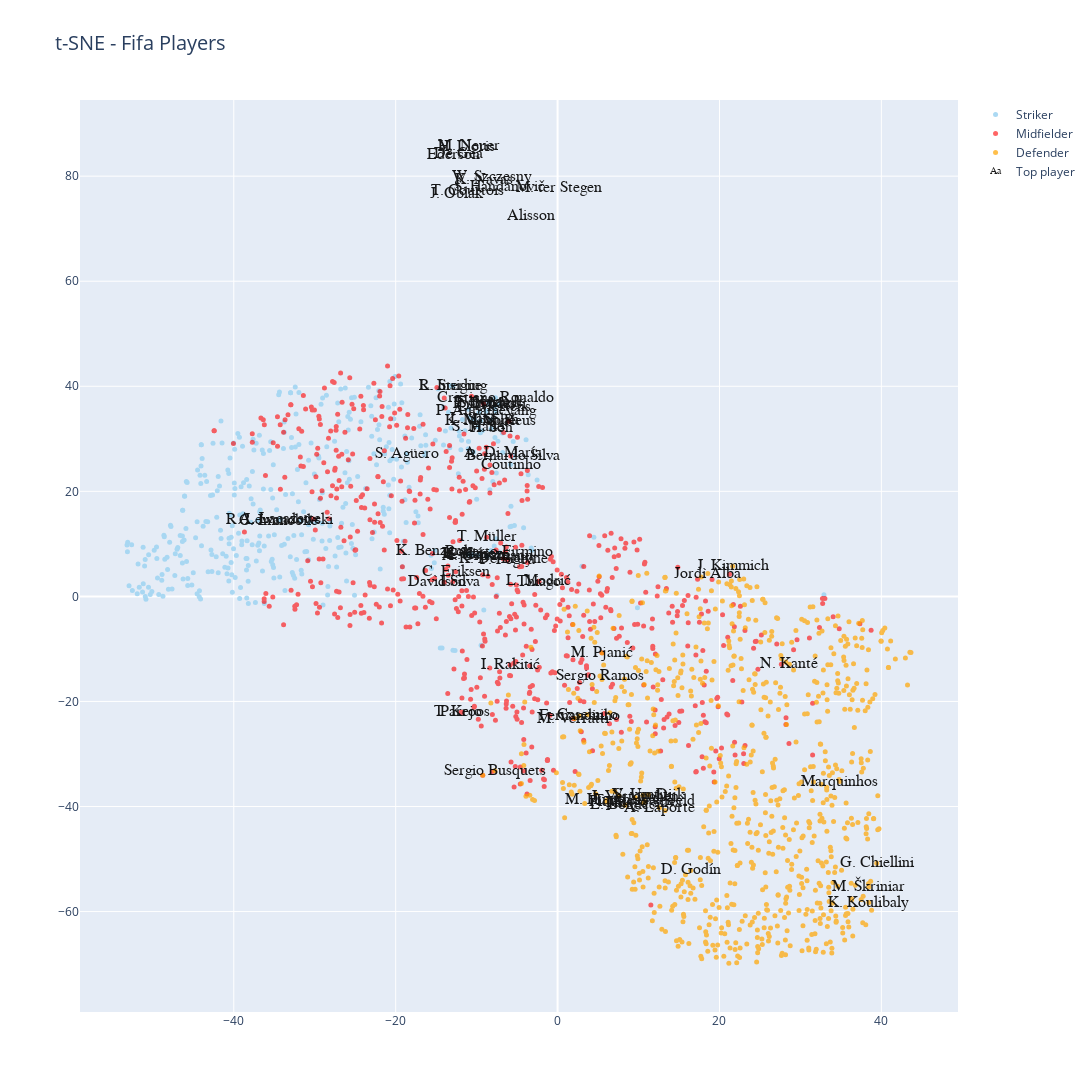

The notebook cell this image was saved under:
### Code cell
bool_striker= df_sne["Position2"] == 'Forward'
bool_midfielder= df_sne["Position2"] == 'Midfielder'
bool_defender= df_sne["Position2"] == 'Defender'
bool_gk= df_sne["Position2"] == 'GK'

bool_crack=df_sne["overall"] > 85

palette=['navy','red','#A2D5F2','orange','green','pink']  
data=[]

striker =go.Scatter(x=X_tsne[bool_striker,0], y=X_tsne[bool_striker,1],name='Striker',
                      text=df_sne.loc[bool_striker,'short_name'],
                      opacity=0.9,marker=dict(color=palette[2],size=5),mode='markers')

midfielder =go.Scatter(x=X_tsne[bool_midfielder,0], y=X_tsne[bool_midfielder,1],name='Midfielder',
                      text=df_sne.loc[bool_midfielder,'short_name'],
                      opacity=0.6,marker=dict(color=palette[1],size=5),mode='markers')

defender =go.Scatter(x=X_tsne[bool_defender,0], y=X_tsne[bool_defender,1],name='Defender',
                      text=df_sne.loc[bool_defender,'short_name'],
                      opacity=0.7,marker=dict(color=palette[3],size=5),mode='markers')

gk =go.Scatter(x=X_tsne[bool_gk,0], y=X_tsne[bool_gk,1],name='GK',
                      text=df_sne.loc[bool_gk,'short_name'],
                      opacity=0.4,marker=dict(color=palette[4],size=5),mode='markers')

crack =go.Scatter(x=X_tsne[bool_crack,0], y=X_tsne[bool_crack,1],name='Top player',
                      text=df_sne.loc[bool_crack,'short_name'],textfont=dict(family='sans serif',color='black',size=16),
                      opacity=0.9,mode='text')

data=[striker,midfielder,defender,gk,crack]

layout = go.Layout(title="t-SNE - Fifa Players",titlefont=dict(size=20),
                autosize=False, width=1150,height=1150)

fig = go.Figure(data=data, layout=layout)

iplot(fig)
#plot(fig)

### Figure 1 — Plotly figure (JSON) as saved in the notebook; plotly's stock layout.template omitted (floating-point values rounded to 4 significant figures; data arrays with more than 128 entries replaced by an {"elided": "..."} marker saying what was removed)
{"data": [{"marker": {"color": "#A2D5F2", "size": 5}, "mode": "markers", "name": "Striker", "opacity": 0.9, "text": {"elided": "419 str values"}, "type": "scatter", "x": {"elided": "419 float values"}, "y": {"elided": "419 float values"}}, {"marker": {"color": "red", "size": 5}, "mode": "markers", "name": "Midfielder", "opacity": 0.6, "text": {"elided": "613 str values"}, "type": "scatter", "x": {"elided": "613 float values"}, "y": {"elided": "613 float values"}}, {"marker": {"color": "orange", "size": 5}, "mode": "markers", "name": "Defender", "opacity": 0.7, "text": {"elided": "763 str values"}, "type": "scatter", "x": {"elided": "763 float values"}, "y": {"elided": "763 float values"}}, {"marker": {"color": "green", "size": 5}, "mode": "markers", "name": "GK", "opacity": 0.4, "text": [], "type": "scatter", "x": [], "y": []}, {"mode": "text", "name": "Top player", "opacity": 0.9, "text": ["L. Messi", "Cristiano Ronaldo", "Neymar Jr", "J. Oblak", "E. Hazard", "K. De Bruyne", "M. ter Stegen", "V. van Dijk", "L. Modrić", "M. Salah", "K. Mbappé", "K. Koulibaly", "H. Kane", "Alisson", "De Gea", "N. Kanté", "G. Chiellini", "S. Agüero", "Sergio Ramos", "L. Suárez", "R. Lewandowski", "Sergio Busquets", "A. Griezmann", "P. Dybala", "P. Pogba", "Ederson", "R. Sterling", "C. Eriksen", "T. Courtois", "Piqué", "S. Handanovič", "M. Neuer", "H. Lloris", "David Silva", "E. Cavani", "D. Godín", "T. Kroos", "M. Reus", "P. Aubameyang", "S. Mané", "A. Laporte", "Bernardo Silva", "Casemiro", "H. Son", "Fernandinho", "Thiago Silva", "K. Benzema", "J. Vertonghen", "D. Mertens", "M. Hummels", "T. Alderweireld", "Jordi Alba", "Thiago", "K. Navas", "L. Insigne", "L. Sané", "Marquinhos", "M. Škriniar", "M. Verratti", "S. Umtiti", "W. Szczęsny", "J. Kimmich", "Isco", "Roberto Firmino", "I. Rakitić", "M. Pjanić", "A. Di María", "L. Bonucci", "Coutinho", "Parejo", "T. Müller", "C. Immobile", "A. Lacazette"], "textfont": {"color": "black", "family": "sans serif", "size": 16}, "type": "scatter", "x": [-7.28, -7.667, -8.399, -12.48, -8.535, -6.696, 0.1751, 11.22, -2.326, -8.238, -9.505, 38.44, -11.0, -3.327, -12.27, 28.64, 39.43, -18.66, 5.235, -10.49, -34.33, -7.753, -8.682, -9.13, -6.183, -12.8, -12.92, -12.59, -11.1, 6.068, -7.224, -10.91, -11.26, -14.0, -9.839, 16.44, -11.84, -6.016, -8.822, -9.82, 12.58, -5.523, 3.68, -8.206, 2.676, 10.6, -15.17, 9.594, -7.808, 6.011, 10.72, 18.55, -2.308, -9.145, -13.2, -10.26, 34.87, 38.44, 1.949, 10.55, -8.061, 21.63, -12.93, -7.235, -5.868, 5.486, -6.774, 8.344, -5.809, -11.92, -8.755, -34.44, -34.25], "y": [36.56, 37.81, 36.97, 76.59, 36.76, 7.171, 77.67, -37.75, 2.894, 33.64, 33.4, -58.28, 8.005, 72.34, 84.25, -12.93, -50.78, 27.09, -15.15, 7.977, 14.54, -33.2, 7.7, 36.66, 6.886, 84.11, 40.07, 4.706, 77.09, -39.15, 77.95, 85.82, 85.52, 2.703, 7.881, -52.16, -22.05, 33.33, 35.26, 32.29, -40.25, 26.74, -22.52, 31.98, -22.78, -39.31, 8.673, -38.28, 35.97, -38.86, -39.03, 4.339, 2.802, 79.18, 40.11, 33.72, -35.25, -55.33, -23.31, -37.88, 79.91, 5.754, 2.815, 8.469, -13.07, -10.73, 27.39, -39.77, 25.1, -22.08, 11.28, 14.44, 14.74]}], "layout": {"autosize": false, "height": 1150, "title": {"font": {"size": 20}, "text": "t-SNE - Fifa Players"}, "width": 1150}}
